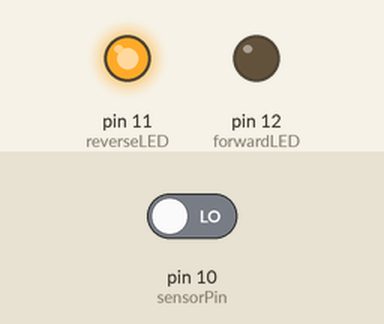
Recording of a sketch running on a simulated Arduino Uno, built with avr-gcc and run on an emulated ATmega328P. On the bench: output pins drawn as LEDs (lit = HIGH). The test bench sets the inputs (shaded band); at power-on: pin 10 (sensorPin) LOW.

Above: at 1.2 s.
1.3 s: pin 10 (sensorPin) driven HIGH
At 2.2 s:
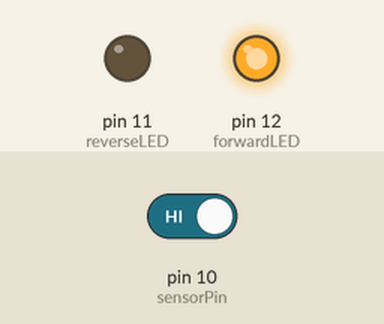
2.8 s: pin 10 (sensorPin) driven LOW
At 3.3 s:
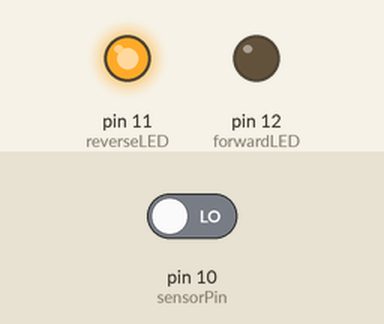
Timing chart, 0 to 5.8 s (numbered marks = the images above; inputs shaded):
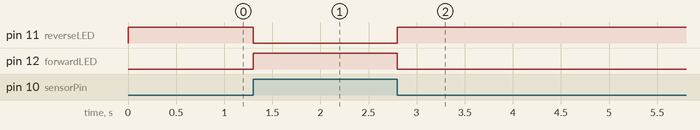

Measured:
- after the input at 1.3 s, pin 11 (reverseLED): HIGH → LOW at once; pin 12 (forwardLED): LOW → HIGH at once
- after the input at 2.8 s, pin 11 (reverseLED): LOW → HIGH at once; pin 12 (forwardLED): HIGH → LOW at once

The sketch:

ball_switch.ino
```cpp
int sensorPin = 10;
int forwardLED = 12;
int reverseLED = 11;

void setup() {
  pinMode(sensorPin, INPUT);
  pinMode(forwardLED, OUTPUT);
  pinMode(reverseLED, OUTPUT);
}

void loop() {
  int read = digitalRead(sensorPin);

  if (read == HIGH) {
    digitalWrite(forwardLED, HIGH);
    digitalWrite(reverseLED, LOW);
  }

  if (read == LOW) {
    digitalWrite(reverseLED, HIGH);
    digitalWrite(forwardLED, LOW);
  }
}
```
